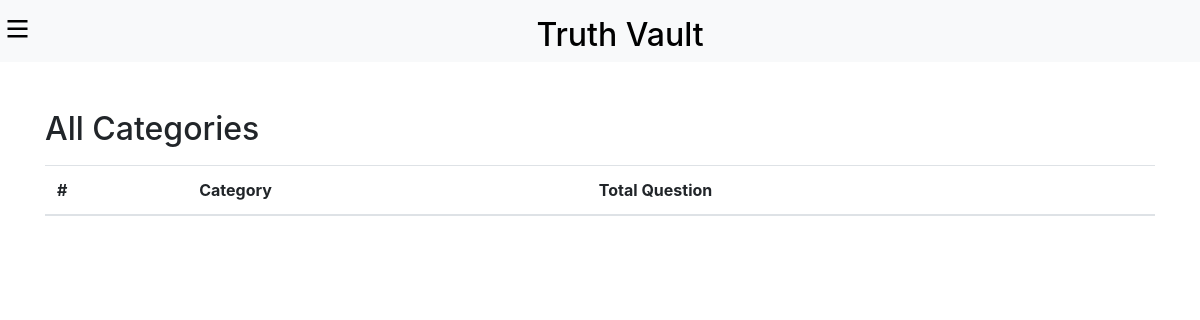
The app's page /category (signed in), older data.
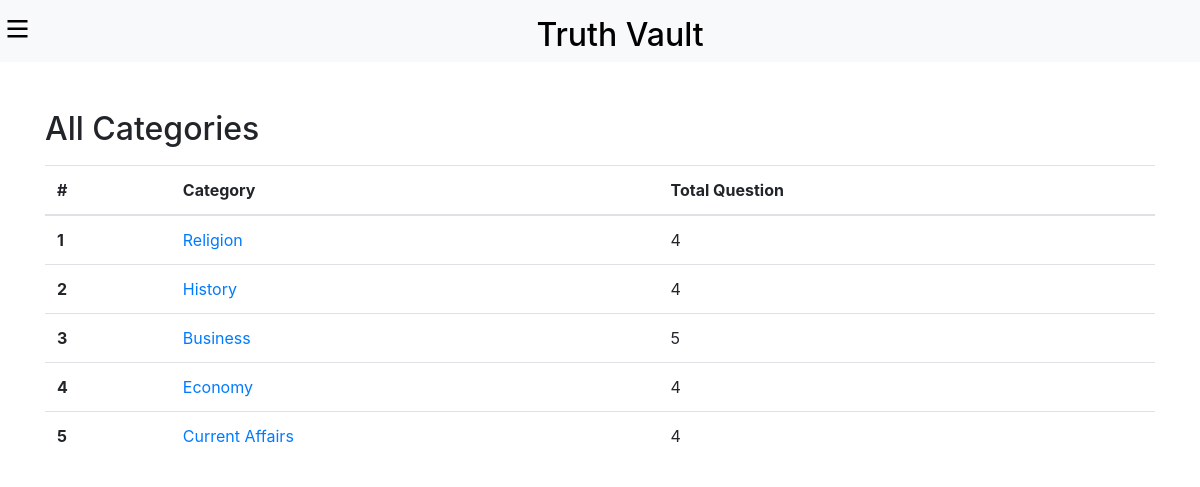
The same page, newer data.
### truthlist/models.py (models this page shows, shortened)
class Category(models.Model):
    name = models.CharField(max_length=100)
    date = models.DateTimeField(auto_now_add=True)
    def total_questions(self):
        return len(Question.objects.filter(category=self))

### truthlist/views.py (the view)
# urls.py: path('category', views.category, name='category'),
@login_required(login_url='login')
def category(request):
    categories = Category.objects.all()
    return render(request, 'truthlist/category.html', {'categories': categories})

### truthlist/templates/truthlist/category.html
{% extends 'truthlist/base.html' %}
{% load static %}
{% block content %}
<div class="container mt-5">
    <h2 class="">All Categories</h2>
        <table class="table mt-3">
            <thead>
            <tr>
                <th scope="col">#</th>
                <th scope="col">Category</th>
                <th scope="col">Total Question</th>
            </tr>
            </thead>
            <tbody>
                {% for category in categories %}
                <tr>
                    <th scope="row">{{ forloop.counter }}</th>
                    <td>
                        <a href="{% url 'category_question' category.id %}">
                            {{ category.name }}
                        </a>
                    </td>
                    <td>{{ category.total_questions }}</td>
                </tr>
                {% endfor %}
            </tbody>
        </table>
</div>
{% endblock %}

Row changes from the older to the newer data that the page shows:
added Category: name "Religion", total_questions "4"
added Category: name "History", total_questions "4"
added Category: name "Business", total_questions "5"
added Category: name "Economy", total_questions "4"
added Category: name "Current Affairs", total_questions "4"
